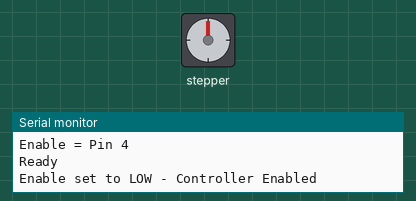
Bench run of a sketch on a simulated Arduino Uno, built with avr-gcc and run on an emulated ATmega328P. Parts: stepper motor, the last lines printed to the serial monitor. Wiring (inferred from the names in the program): stepper motor driver (200 steps per turn assumed): step pin 8; direction pin 9; enable pin 10.

Above: at 0.17 s.
At 0.77 s:
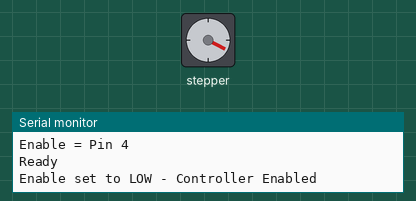
At 1.7 s:
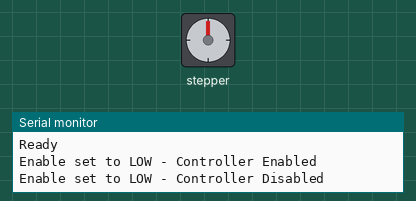
Timing chart, 0 to 3.2 s (numbered marks = the images above):
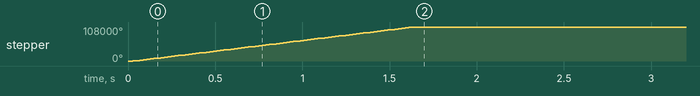

The sketch:

MotorDriver.ino
```cpp
//Emmanuel Quaye
//RPI 4B
//This code drives the NEMA 17 motor stepper motor using the TB6600 Driver
//5 -> to the controller "+" input for each: ENA, PUL+, and DIR+
//ARDUINO VERSION
//
int PUL = 8;  // Stepper Drive Pulses
int DIR = 9;  // Controller Direction port (High for Controller default / LOW to Force a Direction Change).
int Enable = 10;  // The enable port
int rotation = 0;// rotations completed
int dTT = 0; // the distance to travel
// NOTE: if you leave DIR and ENA disconnected, and the controller WILL drive the motor in Default direction if PUL is applied.

//
void setup() {
Serial.begin(9600);
pinMode(PUL, OUTPUT);
pinMode(DIR, OUTPUT);
pinMode(Enable, OUTPUT);


Serial.println("PUL = Pin 2 ");
Serial.println("DIR = Pin 3 ");
Serial.println("Enable = Pin 4 ");
Serial.println("Ready");

digitalWrite(Enable, LOW); //for enable LOW == Enabled, HIGH = disabled.
Serial.println("Enable set to LOW - Controller Enabled");
}

void loop() {
//The Distance per revolution = 200 steps/rev you can look on the mototr driver to verify.
//we know that the diameter of the 16 tooth belt pulley is 0.200" the radious is then .100"/10 = 0.01"
//with (200 * 12)/0.01 = 240000 steps/ft or 20000 steps/inch
//due to calculations Max spped = 10, Min speed = 600 dont use anything slower for better stability

forward(10,60000);
//reverse(100,40000);
}

void forward(int speed, int distance)
{
  rotation++; //increment the rotation integer.
  dTT = distance;//distance to travel;

  digitalWrite(DIR, HIGH); //set rotation clock-wise

  //use simple PWM to drive motor by enabeling disabling PUL pin at speed
  digitalWrite(PUL, HIGH);
  digitalWrite(PUL, LOW);
  delayMicroseconds(speed); // This is actualy a delay between PUL pulses - effectively sets the mtor rotation speed.

  //check if the distance was traveled.
  if((rotation) == dTT)
  {
    stopMotor(); //stop the motor
    //delay(1); //delay 1milisecond for stability
    rotation = dTT = 0;
  }
}

void reverse(int speed, int distance)
{
  rotation++; //increment the rotation integer.
  dTT = distance;//distance to travel;

  digitalWrite(DIR, LOW); //set rotation counter clock-wise

  //use simple PWM to drive motor by enabeling disabling PUL pin at speed
  digitalWrite(PUL, HIGH);
  digitalWrite(PUL, LOW);
  delayMicroseconds(speed); // This is actualy a delay between PUL pulses - effectively sets the mtor rotation speed.

  //check if the distance was traveled.
  if((rotation) == dTT)
  {
    stopMotor(); //stop the motor
    delay(1); //delay 1milisecond for stability
  }
}

void stopMotor()
{
  digitalWrite(Enable, HIGH); // Disable Motor
  rotation = dTT = 0;// reset the rotation.
  Serial.println("Enable set to LOW - Controller Disabled");
}
```

Measured:
- by itself, stepper: turns 108000° clockwise in 1.6 s
